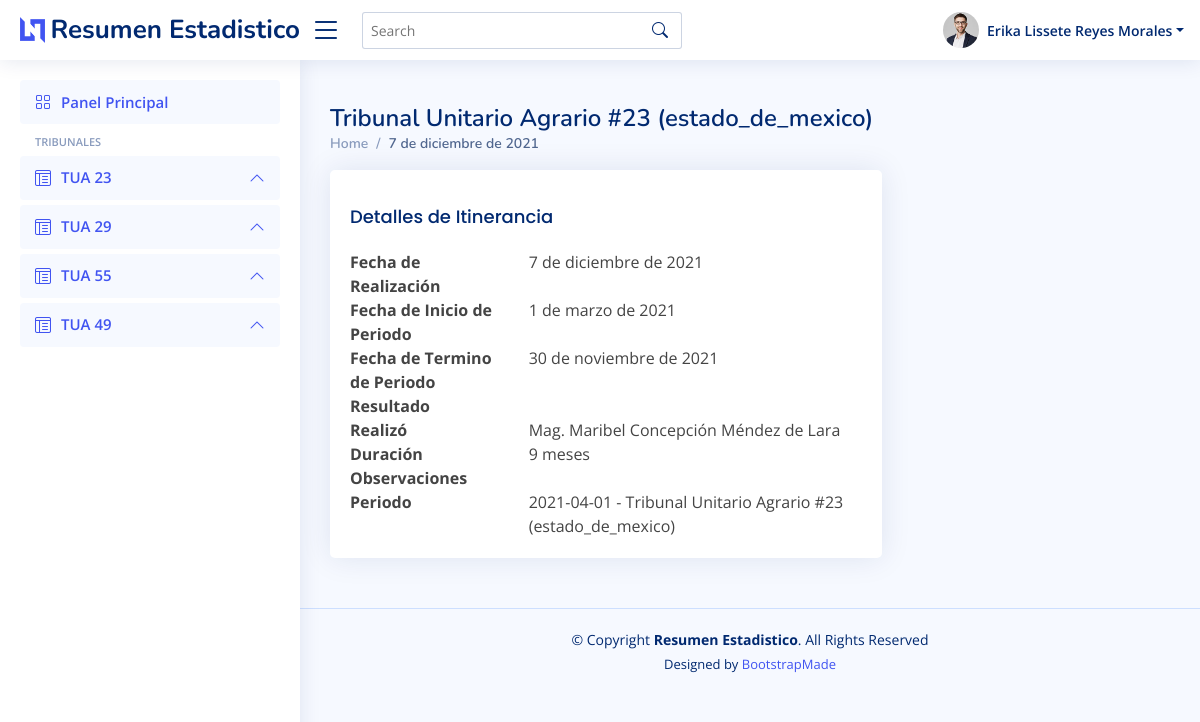
Screenshot of /visita/1/ with the database file from the repository.
### visita_inspeccion/models.py (models this page shows, shortened)
class VisitaInspeccion (models.Model):
    fecha_realizacion = models.DateField(auto_now=False, auto_now_add=False)
    fecha_inicio_periodo_insp = models.DateField(
        auto_now=False, auto_now_add=False)
    fecha_corte_periodo_insp = models.DateField(
        auto_now=False, auto_now_add=False)
    resultado = models.CharField(max_length=200, blank=True, null=True)
    realizo = models.CharField(max_length=200, blank=True, null=True)
    duracion = models.DecimalField(
        decimal_places=1, max_digits=2, blank=True, null=True)
    observaciones = models.CharField(max_length=300, blank=True, null=True)
    fk_periodo = models.ForeignKey(
        Periodo, on_delete=models.CASCADE, related_name='visita_periodo')
    class Meta:
        db_table = 'VisitaInspeccion'
        verbose_name = "visita"
        verbose_name_plural = "visitas"
    def calculo_duracion(self):
        fecha_inicio = self.fecha_inicio_periodo_insp
        fecha_termino = self.fecha_corte_periodo_insp
        diferencia = fecha_termino - fecha_inicio
        return f'{diferencia.days/30:.0f} meses'

### periodo/models.py (models this page shows, shortened)
class Periodo (models.Model):
    fecha_inicio = models.DateField(auto_now=False, auto_now_add=False)
    fecha_termino = models.DateField(auto_now=False, auto_now_add=False, null=True, blank=True)
    fk_tribunal = models.ForeignKey(Tribunal, on_delete=models.CASCADE)
    class Meta:
        db_table = 'Periodo'
        verbose_name = "periodo"
        ordering = ['fecha_inicio']
        verbose_name_plural = "periodos"
    def __str__(self):
        return f'{self.fecha_inicio} - {self.fk_tribunal}'

### tribunal/models.py (models this page shows, shortened)
class Tribunal (models.Model):
    ESTADO_CHOICES = (
        ("", ""),
        ("aguascalientes", "Aguascalientes"),
        ("baja_california", "Baja California"),
        ("baja_california_sur", "Baja California Sur"),
        ("campeche", "Campeche"),
        ("chiapas", "Chiapas"),
        ("chihuahua", "Chihuahua"),
        ("coahuila", "Coahuila"),
        ("colima", "Colima"),
        ("cdmx", "Ciudad de México / CDMX"),
        ("durango", "Durango"),
        ("estado_de_mexico", "Estado de México"),
        ("guanajuato", "Guanajuato"),
        ("guerrero", "Guerrero"),
        ("hidalgo", "Hidalgo"),
        ("jalisco", "Jalisco"),
        ("michoacan", "Michoacán"),
        ("morelos", "Morelos"),
        ("nayarit", "Nayarit"),
        ("nuevo_leon", "Nuevo León"),
        ("oaxaca", "Oaxaca"),
        ("puebla", "Puebla"),
        ("querétaro", "Querétaro"),
        ("quintana_roo", "Quintana Roo"),
        ("san_luis_potosi", "San Luis Potosí"),
        ("sinaloa", "Sinaloa"),
        ("sonora", "Sonora"),
        ("tabasco", "Tabasco"),
        ("tamaulipas", "Tamaulipas"),
        ("tlaxcala", "Tlaxcala"),
        ("veracruz", "Veracruz"),
        ("yucatan", "Yucatán"),
        ("zacatecas", "Zacatecas"),
        ("texcoco", "Texcoco"),
    )
    nombre = models.CharField(max_length=200)
    municipio = models.CharField(max_length=100)
    estado = models.CharField(max_length=50, choices=ESTADO_CHOICES)
    class Meta:
        db_table = 'Tribunal'
        verbose_name = "tribunal"
        verbose_name_plural = "tribunales"
    def __str__(self):
        return f'{self.nombre} ({self.estado})'

### visita_inspeccion/views.py (the view)
# urls.py: path('<int:pk>/', VisitaInspeccionDetailView.as_view(), name='visita_detail'),
class VisitaInspeccionDetailView(DetailView):
    model = VisitaInspeccion
    template_name = 'visita_inspeccion/visitainspeccion_detail.html'
    context_object_name = 'visita'

### visita_inspeccion/templates/visita_inspeccion/visitainspeccion_detail.html (shortened to what this page needs)
{% extends 'dashboard/base.html' %}
{% load static %}
{% block main %}
<main id="main" class="main">
    <div class="pagetitle">
        <h1>{{visita.fk_periodo.fk_tribunal}}</h1>
        <nav>
            <ol class="breadcrumb">
                <li class="breadcrumb-item"><a href="{% url 'dashboard:index' %}">Home</a></li>
                <li class="breadcrumb-item active">{{visita.fecha_realizacion}}</li>
            </ol>
        </nav>
    </div>
    <section class="section dashboard">
        <div class="row">
            <div class="col-xl-8">
                <div class="card">
                    <div class="card-body pt-3">
                        <h5 class="card-title">Detalles de Itinerancia</h5>
                                <div class="row">
                                    <div class="col-lg-4 col-md-4 label fw-bold">Fecha de Realización</div>
                                    <div class="col-lg-8 col-md-8">{{visita.fecha_realizacion}}</div>
                                </div>
                                <div class="row">
                                    <div class="col-lg-4 col-md-4 label fw-bold">Fecha de Inicio de Periodo</div>
                                    <div class="col-lg-8 col-md-8">{{visita.fecha_inicio_periodo_insp}}</div>
                                </div>
                                <div class="row">
                                    <div class="col-lg-4 col-md-4 label fw-bold">Fecha de Termino de Periodo</div>
                                    <div class="col-lg-8 col-md-8">{{visita.fecha_corte_periodo_insp}}</div>
                                </div>
                                <div class="row">
                                    <div class="col-lg-4 col-md-4 label fw-bold">Resultado</div>
                                    <div class="col-lg-8 col-md-8">{{visita.resultado|default:''}}</div>
                                </div>
                                <div class="row">
                                    <div class="col-lg-4 col-md-4 label fw-bold">Realizó</div>
                                    <div class="col-lg-8 col-md-8">{{visita.realizo}}</div>
                                </div>
                                <div class="row">
                                    <div class="col-lg-4 col-md-4 label fw-bold">Duración</div>
                                    <div class="col-lg-8 col-md-8">{{visita.calculo_duracion}}</div>
                                </div>
                                <div class="row">
                                    <div class="col-lg-4 col-md-4 label fw-bold">Observaciones</div>
                                    <div class="col-lg-8 col-md-8">{{visita.observaciones|default:''}}</div>
                                </div>
                                <div class="row">
                                    <div class="col-lg-4 col-md-4 label fw-bold">Periodo</div>
                                    <div class="col-lg-8 col-md-8">{{visita.fk_periodo}}</div>
                                </div>
                    </div>
                </div>
            </div>
        </div>
    </section>
</main>
{% endblock main %}

### static/css/style.css (style rules this page uses)
:root { scroll-behavior: smooth; }
body { font-family: "Open Sans", sans-serif; background: #f6f9ff; color: #444444; }
a { color: #4154f1; text-decoration: none; }
h1, h2, h3, h4, h5, h6 { font-family: "Nunito", sans-serif; }
#main { margin-top: 60px; padding: 20px 30px; transition: all 0.3s; }
.pagetitle { margin-bottom: 10px; }
.pagetitle h1 { font-size: 24px; margin-bottom: 0; font-weight: 600; color: #012970; }
.card { margin-bottom: 30px; border: none; border-radius: 5px; box-shadow: 0px 0 30px rgba(1, 41, 112, 0.1); }
.card-title { padding: 20px 0 15px 0; font-size: 18px; font-weight: 500; color: #012970; font-family: "Poppins", sans-serif; }
.card-body { padding: 0 20px 20px 20px; }
.breadcrumb { font-size: 14px; font-family: "Nunito", sans-serif; color: #899bbd; font-weight: 600; }
.breadcrumb a { color: #899bbd; transition: 0.3s; }
.breadcrumb .breadcrumb-item::before { color: #899bbd; }
.breadcrumb .active { color: #51678f; font-weight: 600; }
@media (min-width: 1200px) { #main, #footer { margin-left: 300px; } }

### rows the page displays
VisitaInspeccion: fk_periodo.fk_tribunal "Tribunal Unitario Agrario #23 (estado_de_mexico)", fecha_realizacion "7 de diciembre de 2021", fecha_inicio_periodo_insp "1 de marzo de 2021", fecha_corte_periodo_insp "30 de noviembre de 2021", realizo "Mag. Maribel Concepción Méndez de Lara", calculo_duracion "9 meses", fk_periodo "2021-04-01 - Tribunal Unitario Agrario #23 (estado_de_mexico)"
